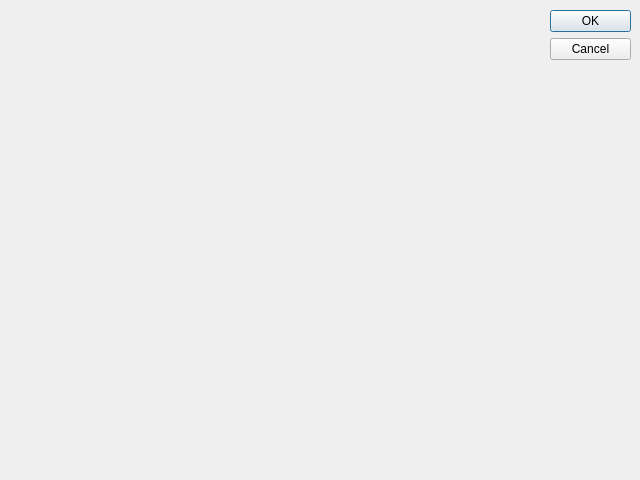
<?xml version="1.0" encoding="UTF-8"?>
<ui version="4.0">
 <class>Dialog</class>
 <widget class="QDialog" name="Dialog">
  <property name="geometry">
   <rect>
    <x>0</x>
    <y>0</y>
    <width>640</width>
    <height>480</height>
   </rect>
  </property>
  <property name="windowTitle">
   <string>Dialog</string>
  </property>
  <widget class="QDialogButtonBox" name="buttonBox">
   <property name="geometry">
    <rect>
     <x>550</x>
     <y>10</y>
     <width>81</width>
     <height>461</height>
    </rect>
   </property>
   <property name="orientation">
    <enum>Qt::Vertical</enum>
   </property>
   <property name="standardButtons">
    <set>QDialogButtonBox::Cancel|QDialogButtonBox::Ok</set>
   </property>
  </widget>
 </widget>
 <resources/>
 <connections>
  <connection>
   <sender>buttonBox</sender>
   <signal>accepted()</signal>
   <receiver>Dialog</receiver>
   <slot>accept()</slot>
   <hints>
    <hint type="sourcelabel">
     <x>248</x>
     <y>254</y>
    </hint>
    <hint type="destinationlabel">
     <x>157</x>
     <y>274</y>
    </hint>
   </hints>
  </connection>
  <connection>
   <sender>buttonBox</sender>
   <signal>rejected()</signal>
   <receiver>Dialog</receiver>
   <slot>reject()</slot>
   <hints>
    <hint type="sourcelabel">
     <x>316</x>
     <y>260</y>
    </hint>
    <hint type="destinationlabel">
     <x>286</x>
     <y>274</y>
    </hint>
   </hints>
  </connection>
 </connections>
</ui>
